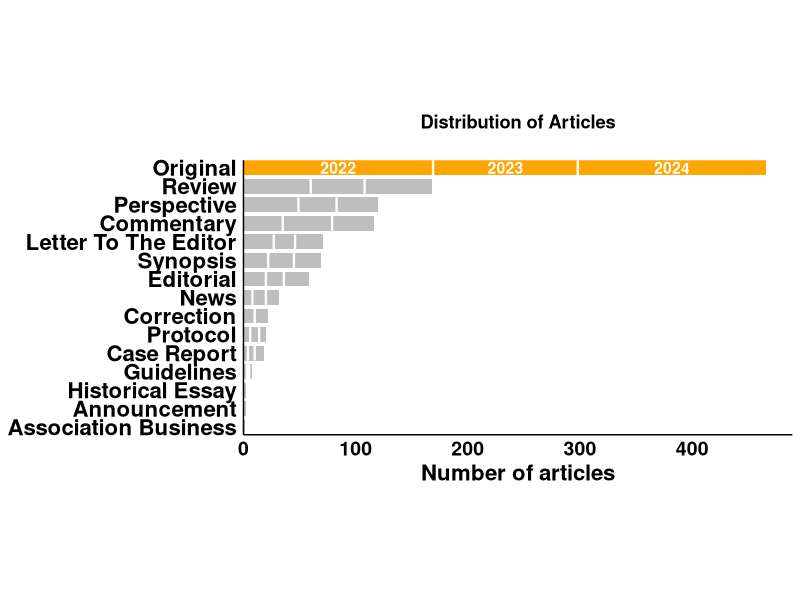
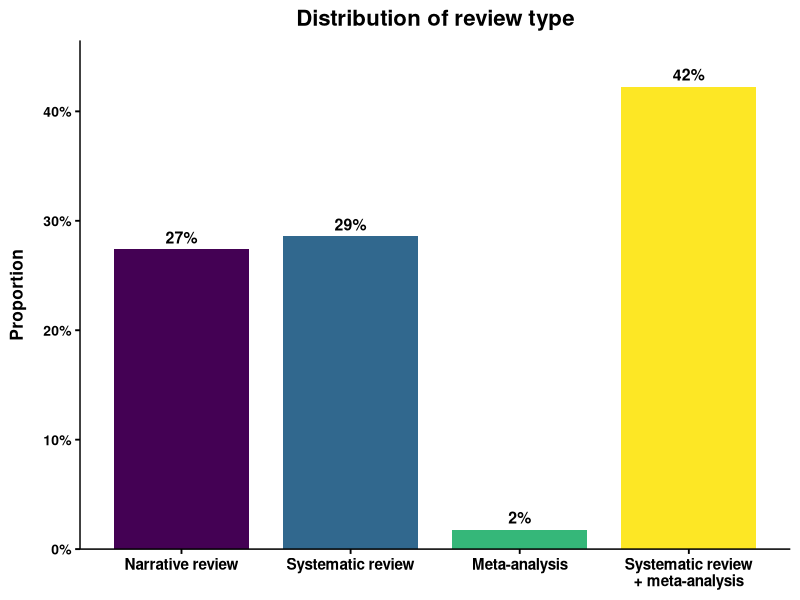
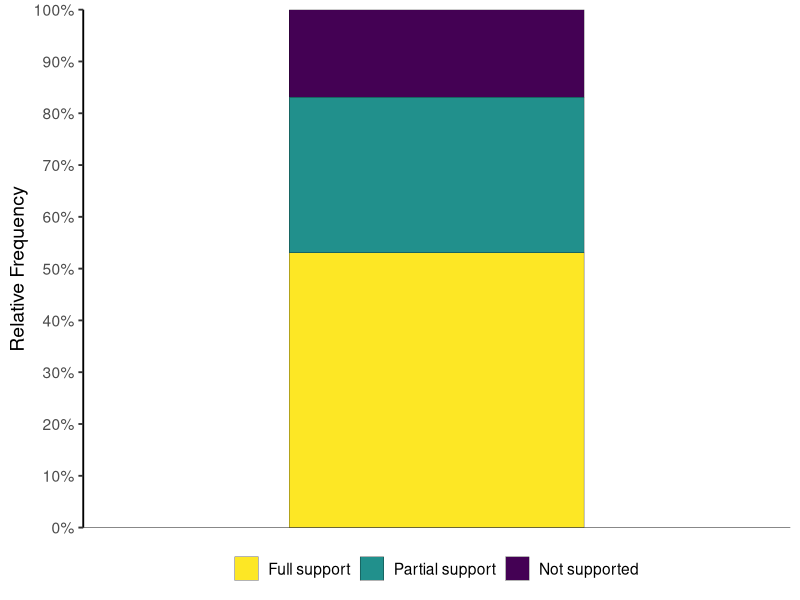
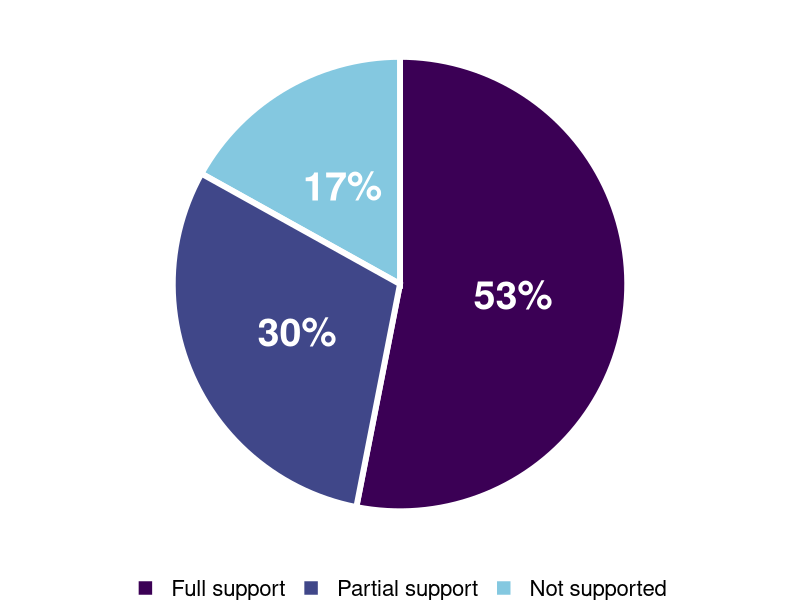
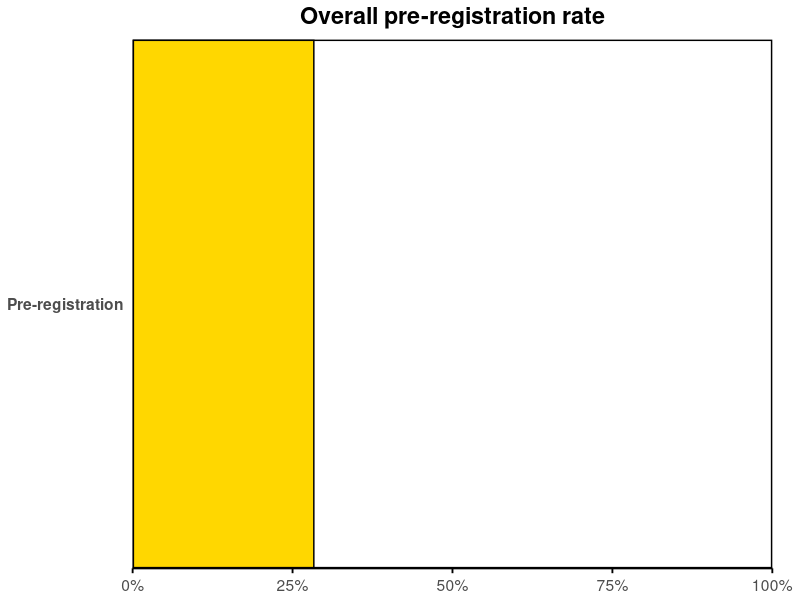
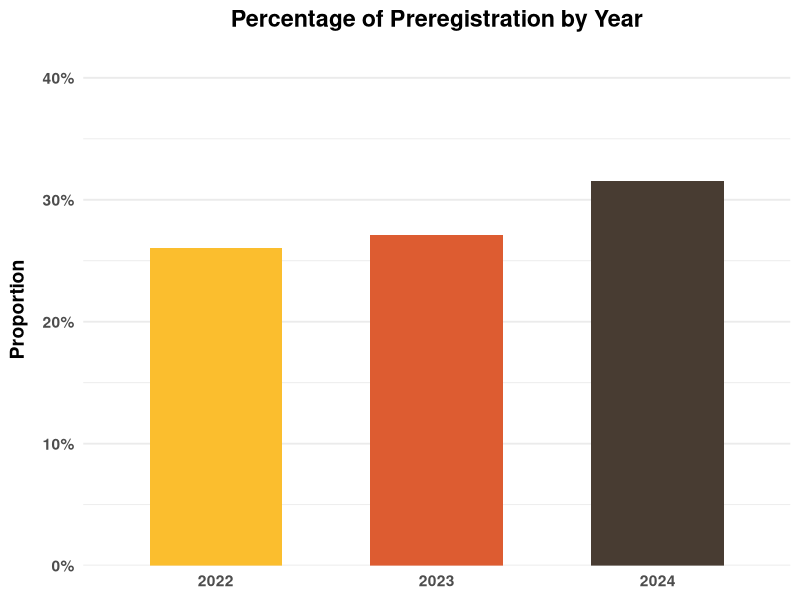
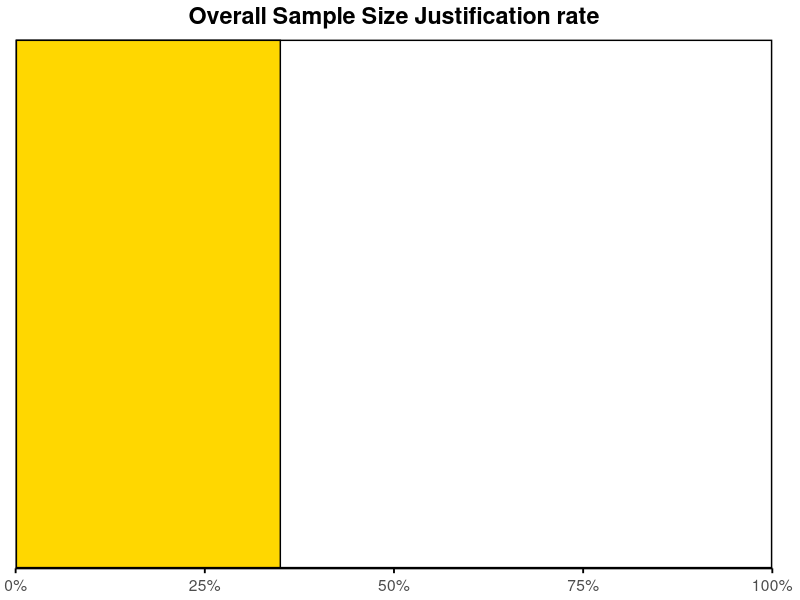
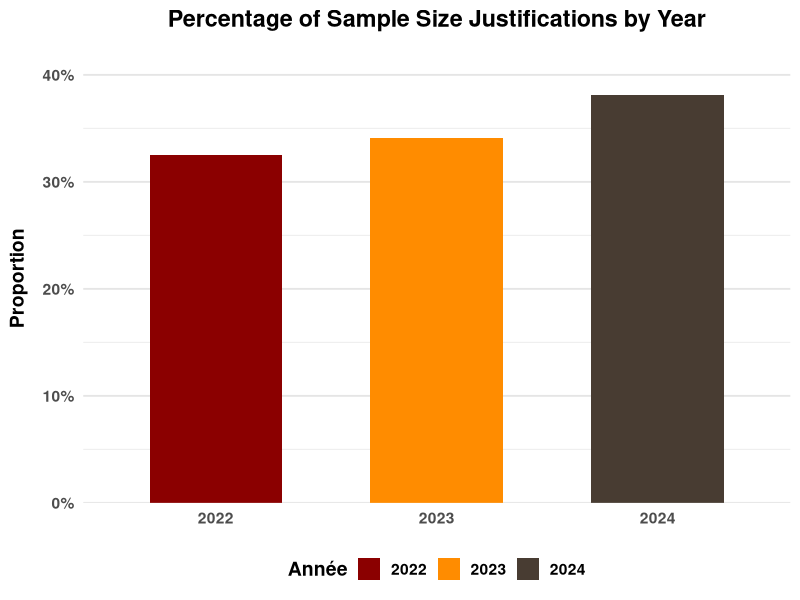

Source code (R) for these figures, in order: (Note: this script raises an error after producing the figures.)
library(readxl)
library(ggplot2)
library(forcats)
library(dplyr)
library(scales)
library(stringr) 
library(purrr)
library(knitr)
library(tidyr)
library(writexl)

options(scipen = 999)

setwd() # SET YOUR WORKING DIRECTORY AS THE FOLDER WHERE YOU HAVE PUT THE "Analysis" FOLDER IN 

df<- read_excel("Analysis/PT Research Practices/PT-research practice validated.xlsx", sheet = "Data 2022+2023+2024")
View(df)

# ─────────────────────────────────────────────────────────────────────────────
#                 #### Define useful variable ####
# ─────────────────────────────────────────────────────────────────────────────
# Dataframe with only Original articles
val_orig <- df %>%
  filter(type == "Original")

# ─────────────────────────────────────────────────────────────────────────────
#                   #### Type of paper published ####
# ─────────────────────────────────────────────────────────────────────────────

# Settings to adjust
bar_height  <- 0.8  
bar_spacing <- 1.2   
aspect_ratio <- 0.5  

# check the unique values and their frequency of type
table(df$'type')

# Count per category
data_counts <- df %>%
  count(type) %>%
  arrange(n) %>%
  mutate(
    type      = factor(type, levels = type),
    highlight = ifelse(type == "Original", "Original", "Other")
  )

# Sort by year
year_counts <- df %>%
  count(type, year, name = "n_year") %>%
  mutate(type = factor(type, levels = levels(data_counts$type))) %>%
  arrange(type, year) %>%
  group_by(type) %>%
  mutate(
    cum_n   = cumsum(n_year),                 
    prev_n  = dplyr::lag(cum_n, default = 0), 
    mid_x   = (prev_n + cum_n)/2,             
    total_n = sum(n_year),
    y_num   = as.numeric(type)                
  ) %>%
  ungroup()

year_split_lines    <- dplyr::filter(year_counts, cum_n < total_n)
year_labels_original<- dplyr::filter(year_counts, as.character(type) == "Original")

# Plot 
plot_type_article <- ggplot(data_counts, aes(x = n, y = type, fill = highlight)) +
  geom_col(width = bar_height) +
  geom_segment(
    data = year_split_lines,
    aes(x = cum_n, xend = cum_n,
        y = y_num - bar_height/2, yend = y_num + bar_height/2),
    inherit.aes = FALSE, color = "white", linewidth = 0.8
  ) +
  geom_text(
    data = year_labels_original,
    aes(x = mid_x, y = type, label = year),
    inherit.aes = FALSE, color = "white", fontface = "bold", size = 4
  ) +
  scale_fill_manual(values = c(Original = "orange", Other = "grey"), guide = FALSE) +
  scale_x_continuous(breaks = pretty(data_counts$n),
                     expand = expansion(mult = c(0, 0.05))) +
  scale_y_discrete(expand = expansion(add = bar_height/2)) +
  labs(
    title = "Distribution of Articles",
    x     = "Number of articles",
    y     = NULL
  ) +
  theme_minimal() +
  theme(    plot.title         = element_text(hjust = 0.5, face = "bold", margin = margin(b = 20)),
            axis.line.x        = element_line(color = "black"),
            axis.line.y        = element_line(color = "black"),
            panel.grid.major.x = element_blank(),
            panel.grid.minor.x = element_blank(),
            panel.grid.major.y = element_blank(),
            panel.grid.minor.y = element_blank(),
            axis.title.x       = element_text(face = "bold", color = "black", size = 16),
            axis.text.x        = element_text(size = 14, color = "black", face = "bold"),
            axis.text.y        = element_text(size = 16, color = "black", face = "bold"),
            aspect.ratio       = aspect_ratio
  )

print(plot_type_article)

# ─────────────────────────────────────────────────────────────────────────────
#       #### Proportion of systematic review and meta analysis ####
# ─────────────────────────────────────────────────────────────────────────────

# check the unique values and their frequency 
table(df$`systematic review`)
table(df$`meta-analysis`)

# Settings to adjust
bar_height   <- 0.8  
bar_spacing  <- 1.2  
aspect_ratio <- 0.7  

# Filter review article
df_rev <- df %>% 
  filter(type == "Review")

# Calculation of the distribution of review type 
props_df <- df_rev %>%
  summarise(
    narrative     = mean(`systematic review` == "No"  & `meta-analysis` == "No",  na.rm = TRUE),
    sys_only      = mean(`systematic review` == "Yes" & `meta-analysis` == "No",  na.rm = TRUE),
    meta_only     = mean(`systematic review` == "No"  & `meta-analysis` == "Yes", na.rm = TRUE),
    sys_with_meta = mean(`systematic review` == "Yes" & `meta-analysis` == "Yes", na.rm = TRUE)
  ) %>%
  pivot_longer(
    cols = everything(),
    names_to = "review_type",
    values_to = "proportion"
  ) %>%
  mutate(
    review_type = recode(
      review_type,
      narrative     = "Narrative review",
      sys_only      = "Systematic review",
      meta_only     = "Meta-analysis",
      sys_with_meta = "Systematic review\n+ meta-analysis"
    ),
    review_type = factor(
      review_type,
      levels = c(
        "Narrative review",
        "Systematic review",
        "Meta-analysis",
        "Systematic review\n+ meta-analysis"
      )
    )
  )

# Display proportion table
print(props_df)

# Plot data
plot_review_distr <- ggplot(props_df, aes(
  x    = review_type,
  y    = proportion,
  fill = review_type
)) +
  geom_col(width = bar_height) +
  geom_text(aes(label = percent(proportion, accuracy = 1)),
            vjust = -0.5, size = 4, fontface = "bold") +
  scale_y_continuous(
    labels = percent_format(accuracy = 1),
    expand = expansion(mult = c(0, .1))
  ) +
  scale_fill_viridis_d(guide = FALSE) +
  labs(
    title = "Distribution of review type",
    x     = NULL,
    y     = "Proportion"
  ) +
  theme_minimal(base_size = 14) +
  theme(
    axis.line       = element_line(color = "#000000", linewidth = 0.5),
    axis.ticks      = element_line(color = "#000000"),
    axis.text.x     = element_text(size = 11, face = "bold", colour = "#000000"),
    axis.text.y     = element_text(size = 10, face = "bold", colour = "#000000"),
    axis.title.y    = element_text(size = 12.5, face = "bold", colour = "#000000", margin = margin(r = 12)),
    legend.position = "none",
    panel.grid.major = element_blank(),
    panel.grid.minor = element_blank(),
    plot.title      = element_text(hjust = 0.5, face = "bold", size = 16, colour = "#000000")
  )

plot_review_distr

# ─────────────────────────────────────────────────────────────────────────────
#                     #### Hypothesis test rate ####
# ─────────────────────────────────────────────────────────────────────────────

# check the unique values and their frequency 
table(val_orig$`hypo_tested`)

# Calculation of the number of original article that include hypothesis statement
tab_orig <- table(tolower(val_orig$hypo_tested), useNA = "no")
taux_yes <- tab_orig["yes"] / sum(tab_orig[c("yes","no")])
sprintf("Hypothesis test rate: %.1f%%", taux_yes * 100)


# ─────────────────────────────────────────────────────────────────────────────
#         #### Positive result rate & Level of hypothesis support ####
# ─────────────────────────────────────────────────────────────────────────────

# check the unique values and their frequency 
table(val_orig$support_hyp1)

# Calculation of distribution
df_support <- val_orig %>%
  mutate(
    support_clean = case_when(
      str_detect(support_hyp1, regex("full",    ignore_case = TRUE)) ~ "Full support",
      str_detect(support_hyp1, regex("partial", ignore_case = TRUE)) ~ "Partial support",
      str_detect(support_hyp1, regex("not",     ignore_case = TRUE)) ~ "Not supported",
      TRUE ~ NA_character_
    )
  ) %>%
  filter(!is.na(support_clean)) %>%
  count(support_clean) %>%
  mutate(pct = n / sum(n) * 100)

# Specify order on the chart 
levels_sup <- c("Full support", "Partial support", "Not supported")

# Plot bar chart
ggplot(df_support, aes(
  x    = factor(1),                                    
  y    = pct,                                          
  fill = factor(support_clean, levels = levels_sup)    
)) +
  geom_col(
    position = position_stack(reverse = TRUE),      
    width    = 0.5,
    color    = "black",
    size     = 0.1
  ) +
  scale_y_continuous(
    name   = "Relative Frequency",
    breaks = seq(0, 100, by = 10),
    labels = function(x) paste0(x, "%"),
    limits = c(0, 100),
    expand = c(0, 0)
  ) +
  scale_x_discrete(NULL, breaks = NULL) +
  geom_hline(yintercept = 0, color = "black", size = 0.3) +
  scale_fill_viridis_d(
    name   = NULL,    
    option = "D",     
    begin  = 1,     
    end    = 0,
  ) +
  theme_classic(base_size = 14) +
  theme(
    legend.position = "bottom",
    axis.line.x = element_blank()
  )

# Display value in %
df_support

# Plot pie chart
my_colors <- c(
  "Full support" = "#3B0055",   
  "Partial support" = "#404789",   
  "Not supported" = "#84C8E0"   
)

support_plot <- ggplot(df_support, aes(
  x    = factor(1),                                    
  y    = pct,                                          
  fill = factor(support_clean, levels = levels_sup)    
)) +
  geom_col(
    position = position_stack(reverse = TRUE),      
    width    = 1,
    color    = "white",
    size     = 2
  ) +
  coord_polar(theta = "y") +
  scale_fill_manual(
    values = my_colors,
    name   = NULL
  ) +
  geom_text(
    aes(label = paste0(round(pct), "%")), 
    position = position_stack(vjust = 0.5, reverse = TRUE),
    color = "white",
    fontface = "bold",
    size     = 10
  ) +
  theme_void(base_size = 20) +
  theme(
    legend.position = "bottom"
  )
print(support_plot)

# ─────────────────────────────────────────────────────────────────────────────
#                        #### Preregistration ####
# ─────────────────────────────────────────────────────────────────────────────

# check the unique values and their frequency 
table(df$prereg)

# Check the Websites used 
table(val_orig$prereg_link)

# ────────────────────────────    
       #### Overall ####
# ────────────────────────────

# Proportion of "Yes" among Original article
pct_yes <- df %>%
  filter(type == "Original", !is.na(prereg)) %>%
  summarise(p = sum(prereg == "Yes") / n()) %>%
  pull(p)

# Global rate
pct_global <- val_orig %>%
  summarise(p = sum(prereg == "Yes") / n()) %>%
  pull(p)
# Rate per year
pct_par_annee <- val_orig %>%
  group_by(year) %>%
  summarise(p = sum(prereg == "Yes") / n()) %>%
  arrange(year)
# Display
cat("Overall pre-registration rate : ",
    percent(pct_global, accuracy = 0.1), "\n\n",
    sep = "")

for(i in seq_len(nrow(pct_par_annee))) {
  cat("Pre-registration rate by year :\n")
  cat("  ", pct_par_annee$year[i], " : ",
      percent(pct_par_annee$p[i], accuracy = 0.1), "\n", sep = "")
}

# Plot data
plot_df <- tibble(
  Status = "Pre-registration",
  prop   = pct_yes
)

ggplot(plot_df, aes(x = prop, y = Status)) +
  geom_col(
    fill   = "gold",
    color  = "black",
    width  = 0.5
  ) +
  scale_x_continuous(
    limits = c(0, 1),
    expand = c(0, 0),
    labels = percent_format(accuracy = 1)
  ) +
  scale_y_discrete(expand = c(0, 0)) +
  labs(
    x     = NULL,
    y     = NULL,
    title = "Overall pre-registration rate"
  ) +
  theme_minimal(base_size = 14) +
  theme(
    panel.border     = element_rect(color = "black", fill = NA, size = 1),
    panel.grid       = element_blank(),
    axis.line.x      = element_line(),
    axis.ticks.x     = element_line(),
    axis.text.x      = element_text(vjust = 0.5),
    axis.text.y      = element_text(face = "bold"),
    plot.title       = element_text(hjust = 0.5, face = "bold"),
    plot.margin      = margin(5, 20, 5, 5)
  )

# ─────────────────────────────────────────
          #### By year ####
# ─────────────────────────────────────────

# Aggregation by year
prereg_summary_year <- df %>%
  filter(type == "Original") %>%
  group_by(year) %>%
  summarise(
    total   = n(),
    yes     = sum(tolower(prereg) == "yes"),
    .groups = "drop"
  ) %>%
  mutate(
    pct_yes = yes / total,
    year    = factor(year)
  )

# Plot the data
ggplot(prereg_summary_year, aes(x = year, y = pct_yes, fill = year)) +
  geom_col(width = 0.6) +
  scale_y_continuous(
    name   = "Proportion",
    labels = percent_format(accuracy = 1),
    limits = c(0, 0.4),
    expand = expansion(mult = c(0, 0.05))
  ) +
  scale_fill_manual(
    name   = "Année",
    values = c("2022" = "#FBBE2EFF",       
               "2023" = "#DD5C31FF",
               "2024" = "#483C32")
  ) +
  labs(
    x     = NULL,
    y     = NULL,
    title = "Percentage of Preregistration by Year"
  ) +
  theme_minimal(base_size = 14) +
  theme(
    plot.title         = element_text(hjust = 0.5, face = "bold", margin = margin(b = 15)),
    axis.text.x        = element_text(face = "bold"),
    axis.text.y        = element_text(face = "bold"),
    panel.grid.major.x = element_blank(),
    axis.title.y = element_text(
      margin = margin(r = 10),  
      face   = "bold"
    ),
    legend.position    = "none"
  )

# ─────────────────────────────────────────────────────────────────────────────
#                     #### Sample size justification ####
# ─────────────────────────────────────────────────────────────────────────────

# check the unique values and their frequency 
table(val_orig$n_justification)

# ────────────────────────────    
       #### Overall ####
# ────────────────────────────

# Proportion of "Yes" among Original article
pct_yes_justif <- val_orig %>%
  summarise(p = sum(n_justification == "Yes") / n()) %>%
  pull(p)

# Sample size justification rate
# Global rate
pct_global_nj <- val_orig  %>%
  summarise(p = sum(n_justification == "Yes") / n()) %>%
  pull(p)

# Rate per year
pct_par_annee_nj <- val_orig  %>%
  group_by(year) %>%
  summarise(p = sum(n_justification == "Yes") / n()) %>%
  arrange(year)

# Display
cat("Overall sample size justification rate : ",
    percent(pct_global_nj, accuracy = 0.1), "\n\n", sep = "")

for(i in seq_len(nrow(pct_par_annee_nj))) {
  cat("Sample size justification rate by year :\n")
  cat("  ", pct_par_annee_nj$year[i], " : ",
      percent(pct_par_annee_nj$p[i], accuracy = 0.1), "\n", sep = "")
}

# Plot data
plot_df_nj <- tibble(
  Status = "",
  prop   = pct_yes_justif
)

ggplot(plot_df_nj, aes(x = prop, y = Status)) +
  geom_col(
    fill   = "gold",
    color  = "black",
    width  = 0.5
  ) +
  scale_x_continuous(
    limits = c(0, 1),
    expand = c(0, 0),
    labels = percent_format(accuracy = 1)
  ) +
  scale_y_discrete(expand = c(0, 0)) +
  labs(
    x     = NULL,
    y     = NULL,
    title = "Overall Sample Size Justification rate"
  ) +
  theme_minimal(base_size = 14) +
  theme(
    panel.border       = element_rect(color = "black", fill = NA, size = 1),
    panel.grid         = element_blank(),
    axis.line.x        = element_line(),
    axis.ticks.x       = element_line(),
    axis.text.x        = element_text(vjust = 0.5),
    axis.text.y        = element_text(face = "bold"),
    plot.title         = element_text(hjust = 0.5, face = "bold"),
    plot.margin        = margin(5, 20, 5, 5)
  )

# ─────────────────────────────────────────
              #### By year ####
# ─────────────────────────────────────────
# Aggregation by year
justif_summary_year <- df %>%
  filter(type == "Original", !is.na(n_justification)) %>%
  group_by(year) %>%
  summarise(
    total = n(),
    yes   = sum(tolower(n_justification) == "yes"),
    .groups = "drop"
  ) %>%
  mutate(pct_yes = yes / total,
         year = factor(year))

# Plot the data
ggplot(justif_summary_year, aes(x = year, y = pct_yes, fill = year)) +
  geom_col(width = 0.6) +
  scale_y_continuous(
    name   = "Proportion",
    labels = percent_format(accuracy = 1),
    breaks = seq(0, 0.8, by = 0.1),
    limits = c(0, 0.4),
    expand = expansion(mult = c(0, 0.05))
  ) +
  scale_fill_manual(
    name   = "Année",
    values = c("2022" = "darkred",
               "2023" = "darkorange",
               "2024" = "#483C32")
  ) +
  labs(
    x     = NULL,
    title = "Percentage of Sample Size Justifications by Year"
  ) +
  theme_minimal(base_size = 14) +
  theme(
    plot.title       = element_text(hjust = 0.5, face = "bold", margin = margin(b = 15)),
    axis.text.x      = element_text(face = "bold"),
    axis.text.y      = element_text(face = "bold"),
    axis.title.y     = element_text(face = "bold", margin = margin(r = 10)),
    panel.grid.major.x = element_blank(),
    panel.grid.minor.x = element_blank(),
    panel.grid.major.y = element_line(color = "grey90"),
    legend.position  = "bottom",
    legend.title     = element_text(face = "bold"),
    legend.text      = element_text(face = "bold")
  )


# ───────────────────────────────────  
      #### Justification type ####
# ───────────────────────────────────
# check the unique values and their frequency 
table(val_orig$justification_type)

pie_data <- val_orig %>%
  filter(n_justification == "Yes") %>%
  count(justification_type) %>%
  mutate(
    justification_type = factor(
      justification_type,
      levels = c("Previous Study", "Pilot Study", "Benchmark")
    ),
    prop  = n / sum(n),
    label = scales::percent(prop)
  )

n_just_plot <- ggplot(data = pie_data, aes(x = "", y = prop, fill = justification_type)) +
  geom_col(width = 1, color = "white", size = 2) +
  coord_polar(theta = "y", direction = -1) +
  geom_text(aes(label = label), 
            position = position_stack(vjust = 0.5),
            color = "black", fontface = "bold", size = 8) +
  scale_fill_manual(
    name = NULL,
    values = c(
      "Pilot Study"         = "#C2DB1C",
      "Previous Study"     = "#9CD94C",
      "Benchmark"           = "#FFE631" 
          )
  ) +
  theme_void() +
  theme(
    legend.position = "bottom",
    legend.text     = element_text(size = 20),
    legend.title    = element_text(size = 13, face = "bold")
  )

plot(n_just_plot)

pie_data

# ─────────────────────────────────────────────────────────────────────────────
#  #### Distribution of n_justification by type of hypothesis support ####
# ─────────────────────────────────────────────────────────────────────────────

# Calculation of distribution
pct_support_nj <- val_orig %>%
  filter(
    hypo_tested   == "Yes",
    !is.na(n_justification),
    !is.na(support_hyp1),
  ) %>%
  filter(!is.na(support_hyp1)) %>%
  group_by(support_hyp1) %>%
  summarise(
    total   = n(),
    yes     = sum(tolower(n_justification) == "yes"),
    pct_yes = yes / total,
    .groups = "drop"
  ) %>%
  mutate(
    support_hyp1 = factor(
      support_hyp1,
      levels = c("Full support", "Partial support", "Not supported")
    )
  )
pct_support_nj

# Set the color
couleurs_support <- c(
  "Full support" = "#3B0055",   
  "Partial support" = "#404789",   
  "Not supported" = "#84C8E0"   
)

# Display
for(i in seq_len(nrow(pct_support_nj))) {
  cat("Percentage of sample size justification :\n")
  cat(
    sprintf("  %s : %s\n",
            levels(pct_support_nj$support_hyp1)[i],
            percent(pct_support_nj$pct_yes[i], accuracy = 0.1))
  )
}

# Plot the data
plot_just_by_support <- ggplot(pct_support_nj,
       aes(x = support_hyp1, y = pct_yes, fill = support_hyp1)) +
  geom_col(color = "black", width = 0.7) +       
  scale_x_discrete(drop = TRUE) +
  scale_y_continuous(
    labels = percent_format(accuracy = 1),
    expand = c(0, 0)
  ) +
  scale_fill_manual(
    values = couleurs_support,
    guide  = FALSE
  ) +
  labs(
    x     = NULL,
    y     = "Sample size justification",
    title = "Proportion of sample size justification by type of hypothesis support"
  ) +
  theme_minimal(base_size = 14) +
  theme(
    panel.border       = element_blank(),                
    panel.grid.major.y = element_blank(), 
    panel.grid.major.x = element_blank(),
     panel.grid.minor   = element_blank(),
    axis.line.x        = element_line(color = "black"),  
    axis.line.y        = element_line(color = "black"),
    axis.text.x     = element_text(color = "#000000", face = "bold"),
    axis.title.y     = element_text(face = "bold", color = "#000000", size = 16, margin = margin(r = 15)),
    axis.text.y     = element_text(size = 10, color = "#000000", face = "bold"),
    plot.title         = element_text(hjust = 0.5, face = "bold", margin = margin(b = 15))
  )

# ─────────────────────────────────────────────────────────────────────────────
#                     #### n across topic table ####
# ─────────────────────────────────────────────────────────────────────────────

# Adding topic names
topic_map <- tibble::tibble(
  category = 1:25,
  topic    = c(
    "Acute Care", "Balance Falls", "Cardiovascular Pulmonary", "Covid", "Diabetes",
    "Education", "Geriatrics", "Health Policy", "Implementation Science",
    "Integumentary", "Knowledge Translation", "LEAP", "Measurement",
    "Musculoskeletal", "Neurology", "Obesity", "Oncology", "Pain Management",
    "Pediatrics", "Pharmacology", "Prevention and Health Promotion",
    "Professional Issues", "Psychosocial", "Women Health", "Other"
  )
)

# Filter original article
df_orig <- df %>%
  left_join(topic_map, by = "category") %>%
  filter(type == "Original", topic != "Other") %>%
  mutate(across(c(n, women, men), ~ {
    x <- str_trim(as.character(.))             
    x[x %in% c("", "NA", "N/A", "na", "n/a")] <- NA  
    suppressWarnings(as.numeric(x))            
  }))

# Summary of information by topic 
  summary_by_topic <- df_orig %>%
  group_by(topic) %>%
  summarise(
    k         = n(),  
    Median      = median(n, na.rm = TRUE),
    SD        = sd(n, na.rm = TRUE),
    Min.      = min(n, na.rm = TRUE),
    Max.      = max(n, na.rm = TRUE),
    `% Women` = sum(women, na.rm = TRUE) / sum(n[!is.na(women)], na.rm = TRUE) * 100,
    `% Men`   = sum(men, na.rm = TRUE) / sum(n[!is.na(men)], na.rm = TRUE) * 100,
    .groups   = "drop"
  )

# Adding a Total line 
  total_row <- df_orig %>%
    summarise(
      topic = "Total",
      k     = n(),
      Median  = median(n, na.rm = TRUE),
      SD    = sd(n,   na.rm = TRUE),
      Min.  = min(n,  na.rm = TRUE),
      Max.  = max(n,  na.rm = TRUE),
      
      `% Women` = {
        df_gender <- df_orig %>% filter(topic != "Women Health")
        denom <- sum(df_gender$women, na.rm=TRUE) + sum(df_gender$men, na.rm=TRUE)
        100 * sum(df_gender$women, na.rm=TRUE) / denom
      },
      `% Men` = {
        df_gender <- df_orig %>% filter(topic != "Women Health")
        denom <- sum(df_gender$women, na.rm=TRUE) + sum(df_gender$men, na.rm=TRUE)
        100 * sum(df_gender$men, na.rm=TRUE) / denom
      }
    )
  
# Table creation
final_table <- bind_rows(summary_by_topic, total_row) %>%
  mutate(across(c(Median, SD, Min., Max., `% Women`, `% Men`), ~ round(.x, 1)))

kable(
  final_table,
  col.names = c("Topic", "k", "Median", "SD", "Min.", "Max.", "% Women", "% Men"),
  align     = c("l", rep("r", 7))
)

# Table exportation
write_xlsx(final_table,
           path = "...") # REPLACE BY YOUR PATH

# ─────────────────────────────────────────────────────────────────────────────
#               #### Sex distribution by research category ####
# ─────────────────────────────────────────────────────────────────────────────
# Convert Sex columns to long format and exclude women health
plot_data <- summary_by_topic %>%
  filter(topic != "Women Health") %>%
  pivot_longer(cols = c(`% Women`, `% Men`), 
               names_to = "Sex", 
               values_to = "Percentage") %>%
  mutate(Sex = factor(Sex, levels = c("% Women", "% Men")))

# Plot the data
sex_data <-  ggplot(plot_data, aes(x = topic, y = Percentage / 100, fill = Sex)) +
  geom_col(position = position_dodge(width = 0.7), width = 0.6, color = "black", size = 0.2) +
  scale_fill_manual(
    values = c("% Women" = "#D0F000", "% Men" = "#203174"),
    labels = c("Female", "Male")
  ) +
  scale_y_continuous(
    labels = percent_format(accuracy = 1),
    limits = c(0, 0.8),
    expand = expansion(mult = c(0, 0.05))
  ) +
  labs(
    x     = NULL,
    y     = "Participants",
    title = "Sex Distribution by Research Topic"
  ) +
  theme_minimal(base_size = 13) +
  theme(
    panel.grid.major.x = element_blank(),    
    axis.line.x        = element_line(color = "#000000"),     
    axis.ticks.x       = element_line(color = "#000000"),
    axis.text.x     = element_text(angle = 40, color = "#000000", face = "bold", hjust = 1),
    axis.title.y     = element_text(face = "bold", color = "#000000", size = 16),
    axis.text.y     = element_text(size = 10, color = "#000000", face = "bold"),
    plot.title      = element_text(hjust = 0.5, face = "bold"),
    legend.title    = element_blank(),
    legend.text      = element_text(face = "bold"),
    legend.position = "bottom"
  )

plot(sex_data)

# ─────────────────────────────────────────────────────────────────────────────
#              #### Hypothesis testing & Support by category ####
# ─────────────────────────────────────────────────────────────────────────────

# Remove "Other" category and filter by Original article's categories  
topic_map2 <- topic_map %>%
  slice(-25) %>%
  filter(category %in% (df %>% 
                          filter(type == "Original") %>% 
                          pull(category)
  )
  )

# Label construction
df2 <- val_orig %>%
  inner_join(topic_map2, by = "category") %>%
  mutate(
    topic_label = factor(
      topic,
      levels = topic_map2 %>%
        arrange(category) %>%
        pull(topic)
    )
  ) %>%
  filter(!is.na(topic_label))


# Chart A: Hypothesis tested
p1_counts <- df2 %>%
  count(topic_label, hypo_tested) %>%
  group_by(topic_label) %>%
  mutate(
    freq = n / sum(n),
    percent = freq * 100,
    total_n = sum(n)             
  ) %>%
  ungroup()

labels_with_n <- p1_counts %>%
  distinct(topic_label, total_n) %>%
  mutate(label = paste0(topic_label, " (k = ", total_n, ")")) %>%
  arrange(topic_label)

p1 <- ggplot(p1_counts, aes(x = topic_label, y = freq, fill = hypo_tested)) +
  geom_col(position = "fill", width = 0.7) +
  coord_flip() +
  scale_y_continuous(
    labels = scales::percent_format(accuracy = 1),
    expand = c(0, 0),                
    breaks = seq(0, 1, 0.25)         
  ) +
  scale_x_discrete(labels = labels_with_n$label) +
  scale_fill_manual(
    values = c("Yes" = "#3B0055", "No" = "#9D9D9D"),
    labels = c("Yes" = "Hypothesis", "No" = "No hypothesis"),
    name = NULL,
    guide  = guide_legend(reverse = TRUE) 
  ) +
  labs(x = NULL, y = NULL) +
  theme_minimal(base_size = 14) +
  theme(
    panel.grid.major.y = element_blank(),
    panel.grid.minor.y = element_blank(),
    axis.line.y = element_line(color = "black"),     
    axis.ticks.y = element_line(color = "black"),    
    axis.text.y  = element_text(size = 9, face = "bold", color = "black"),
    axis.text.x = element_text(face = "bold", color = "black"),
    axis.title.y = element_text(color = "black", size = 13, face = "bold"),
    axis.title.x = element_text(color = "black", size = 13, face = "bold"),
    legend.position = "bottom",
    legend.text  = element_text(size = 12, color = "black", face = "bold")
  )

print(p1)

# Chart B : Hypothesis support (Full / Partial / Not)
totals_p1 <- p1_counts %>%
  group_by(topic_label) %>%
  summarise(total_all = sum(n), .groups = "drop")

labels_with_n <- totals_p1 %>%
  mutate(label = paste0(topic_label, " (k = ", total_all, ")"))

p2_counts <- df2 %>%
  filter(hypo_tested == "Yes") %>%
  count(topic_label, support_hyp1) %>%
  group_by(topic_label) %>%
  mutate(freq = n / sum(n)) %>%
  ungroup() %>%
  mutate(
    support_hyp1 = factor(
      support_hyp1,
      levels = c("Full support", "Partial support", "Not supported")
    )
  ) %>%
  left_join(totals_p1, by = "topic_label")

lab_map <- setNames(labels_with_n$label, labels_with_n$topic_label)

p2 <- ggplot(p2_counts, aes(x = topic_label, y = freq, fill = support_hyp1)) +
  geom_col(position = position_fill(reverse = TRUE), width = 0.7) +
  coord_flip() +
  scale_y_continuous(
    labels = percent_format(accuracy = 1),
    expand = c(0, 0),
    breaks = seq(0, 1, 0.25)
  ) +
  scale_x_discrete(labels = lab_map) +
  scale_fill_manual(
    values = c(
      "Full support"    = "#3B0055",
      "Partial support" = "#406199",
      "Not supported"   = "#84C8E0" 
    ),
    name = NULL
  ) +
  labs(x = NULL, y = NULL) +
  theme_minimal(base_size = 14) +
  theme(
    panel.grid.major.y = element_blank(),
    panel.grid.minor.y = element_blank(),
    axis.line.y  = element_line(color = "black"),
    axis.ticks.y = element_line(color = "black"),
    axis.text.y  = element_text(size = 9, face = "bold", color = "black"),
    axis.text.x = element_text(face = "bold", color = "black"),
    axis.title.y = element_text(color = "black", size = 13, face = "bold"),
    legend.position = "bottom",
    legend.text  = element_text(size = 12, color = "black", face = "bold")
  )


print(p2)

# ─────────────────────────────────────────────────────────────────────────────
#                         #### Effect size ####
# ─────────────────────────────────────────────────────────────────────────────

# Overall reported effect size 
summary_yes <- df_quant %>%
  summarise(
    total       = n(),
    yes_count   = sum(effect_size == "Yes", na.rm = TRUE),
    prop_yes    = yes_count / total
  )
summary_yes %>%
  mutate(prop_yes = percent(prop_yes, accuracy = 0.1))


# ─────────────────────────────────────────────────────────────────────────────
#                  #### Statistical reporting ####
# ─────────────────────────────────────────────────────────────────────────────

# df_quant excludes qualitative studies
# check the unique values of sig_test and their frequency 
table(df_quant$sig_test)
table(df_quant$pval_type)
table(df_quant$pval_type)

# Proportion of quantitative original article with a hypothesis 
df_quant %>%
  summarise(
    n_total = n(),
    n_yes   = sum(hypo_tested == "Yes", na.rm = TRUE),
    prop_yes = mean(hypo_tested == "Yes", na.rm = TRUE),
    perc_yes = 100 * prop_yes
  )

# Proportion of positive results for quantitative original articles with a hypothesis
df_quant %>%
  filter(
    hypo_tested == "Yes",             
    !is.na(support_hyp1)              
  ) %>%
  count(support_hyp1) %>%
  mutate(
    proportion = n / sum(n),
    pourcentage = proportion * 100
  )

# Proportion of quantitative original article using significance testing 
df_quant %>%
  summarise(
    prop_yes = mean(sig_test == "Yes"),      
    perc_yes = mean(sig_test == "Yes") * 100  
  )

# Proportion of quantitative original article without hypothesis stated using sig testing
df_quant %>%
  filter(hypo_tested == "No") %>%
  summarise(
    prop_yes = mean(sig_test == "Yes"),       
    perc_yes = mean(sig_test == "Yes") * 100   
  )

# Proportion of pvalue type: exact, relative, mix of original article using significance testing
df_props <- df_quant %>%
  filter(
    sig_test == "Yes",
    !is.na(pval_type),
    pval_type %in% c("Exact", "Relative", "Mix")
  )

total_yes <- nrow(df_props)


df_props <- df_props %>%
  count(pval_type) %>%
  mutate(
    proportion = n / total_yes,
    pval_type = factor(pval_type, levels = c("Exact", "Relative", "Mix"))
  )

df_props

# Plot the data
plot_pval_type <- ggplot(df_props, aes(x = pval_type, y = proportion, fill = pval_type)) +
  geom_col(width = 0.6) +
  scale_fill_viridis_d(option = "D", name = "pval_type") +
  geom_text(aes(label = percent(proportion, accuracy = 1)),
            vjust = -0.5, size = 4, fontface = "bold") +
  scale_y_continuous(
    labels = percent_format(accuracy = 1),
    expand = expansion(mult = c(0, .1))
  ) +
  labs(
    x     = NULL,
    y     = "Proportion",
    title = "Distribution of pvalue types"
  ) +
  theme_minimal(base_size = 14) +
  theme(
    axis.line       = element_line(color = "#000000", linewidth = 0.5),
    axis.ticks      = element_line(color = "#000000"),
    axis.text.x     = element_text(size = 11, face = "bold", colour = "#000000"),
    axis.text.y     = element_text(size = 10, face = "bold", colour = "#000000"),
    axis.title.y    = element_text(size = 12.5, face = "bold", colour = "#000000", margin = margin(r = 12)),
    legend.position = "none",
    panel.grid.major = element_blank(),
    panel.grid.minor = element_blank(),
    plot.title      = element_text(hjust = 0.5, face = "bold", size = 16, colour = "#000000")
  )

plot_pval_type

# ─────────────────────────────────────────────────────────────────────────────
#                      #### Data Sharing ####
# ─────────────────────────────────────────────────────────────────────────────

# ─────────────────────────────────────────────────────────────
      #### Data availability statement ####
# ─────────────────────────────────────────────────────────────

# check the unique values and their frequency 
table(val_orig$data_state)

# Calculation of the proportion among original articles
avail <- val_orig %>%
  summarise(
    total       = n(),                               
    yes_count   = sum(tolower(data_state) == "yes"), 
    proportion  = yes_count / total                  
  )

print(avail)

# ─────────────────────────────────
       #### Open data ####
# ─────────────────────────────────

# check the unique values and their frequency 
table(val_orig$open_data)

# Calculation of overall open data proportion
open_data <- val_orig %>%
  filter(!is.na(open_data)) %>%                             
  summarise(
    total      = n(),                                       
    yes_count  = sum(tolower(open_data) == "yes"),          
    proportion = yes_count / total                          
  )

open_data

# Calculation of the proportion among original articles by year
open_data_year <- val_orig %>%
  filter(!is.na(open_data)) %>%                             
  group_by(year) %>%                                        
  summarise(
    total      = n(),                                       
    yes_count  = sum(tolower(open_data) == "yes"),          
    proportion = yes_count / total                          
  ) %>%
  ungroup()

# Plot the data
ggplot(open_data_year, aes(
  x    = factor(year),
  y    = proportion,
  fill = factor(year)                                     
)) +
  geom_col(color = "black", size = 0.2, width = 0.6) +        
  scale_fill_viridis_d(option = "D", name = "Année") +       
  scale_y_continuous(
    labels = percent_format(accuracy = 1),
    limits = c(0, 0.2),
    expand = expansion(c(0, 0.05))
  ) +
  labs(
    title = "Proportion of Open Data by year",
    x     = "Year",
    y     = "Proportion"
  ) +
  theme_minimal(base_size = 14) +
  theme(
    panel.grid.major.x = element_blank(),    
    panel.grid.minor.x = element_blank(),    
    axis.title.x        = element_text(face = "bold"),
    axis.text.x        = element_text(face = "bold"),
    axis.title.y        = element_text(face = "bold"),
    legend.position    = "none",
    plot.title         = element_text(hjust = 0.5, face = "bold", margin = margin(b = 10))
  )

résumé_data

# ─────────────────────────────────────────────────────────────────────────────
#                           #### Preprint ####
# ─────────────────────────────────────────────────────────────────────────────

# check the unique values and their frequency 
table(val_orig$preprint)

# Calculation of preprint proportion 
preprint <- val_orig %>%
  filter(!is.na(preprint)) %>%                            
  summarise(
    total             = n(),                              
    yes_preprint      = sum(tolower(preprint) == "yes"),  
    prop_yes_preprint = yes_preprint / total              
  )

print(preprint)

# ─────────────────────────────────────────────────────────────────────────────
#    #### Days elapsed between preprint and final publication ####
# ─────────────────────────────────────────────────────────────────────────────

days <- as.numeric(val_orig$`days from preprint`[val_orig$preprint == "Yes"],
                   units = "days")

mean_days <- mean(days, na.rm = TRUE)
sd_days   <- sd(days,   na.rm = TRUE)
n         <- sum(!is.na(days))

cat(sprintf("Preprint → publication : mean = %.1f days, SD = %.1f (n = %d)\n",
            mean_days, sd_days, n))

# ─────────────────────────────────────────────────────────────────────────────
#                  #### Average publication delay ####
# ─────────────────────────────────────────────────────────────────────────────
# Conversion into days and filtering of NA
val_orig3 <- val_orig %>%
  mutate(
    days = as.numeric(`days from submission`, units = "days")
  ) %>%
  filter(!is.na(days))


# Overall mean and standard deviation
overall_stats <- val_orig3 %>%
  summarise(
    avg_days = mean(days, na.rm = TRUE),
    sd_days  = sd(days,   na.rm = TRUE)
  )

# Display
cat("Average overall publication time:", round(overall_stats$avg_days, 1), "days\n")
cat("Standard deviation:", round(overall_stats$sd_days, 1), "days\n")


# ─────────────────────────────────────────────────────────────────────────────
#                  #### Summary figure ####
# ─────────────────────────────────────────────────────────────────────────────

# Add the combined variable "data_upon_request"
val_mod <- val_orig %>%
  mutate(
    data_upon_request = ifelse(
      data_state == "Yes" & open_data != "Yes", "Yes", "No"
    )
  )

practice_cols <- c(
  "data_upon_request",       
  "open_data", 
  "replication", 
  "preprint",
  "registered_report",
  "prereg", 
  "n_justification", 
  "hypo_tested"
)

df_long <- val_mod %>%
  select(any_of(practice_cols)) %>%
  pivot_longer(cols = everything(), names_to = "Practice", values_to = "Response") %>%
  mutate(yes = ifelse(tolower(Response) == "yes", 1, 0)) %>%
  group_by(Practice) %>%
  summarise(n = sum(yes)) %>%
  mutate(Proportion = n / nrow(val_mod))

# Add missing categories (set to 0 if absent)
expected_practices <- tibble(Practice = practice_cols)
df_long <- expected_practices %>%
  left_join(df_long, by = "Practice") %>%
  mutate(
    n = replace_na(n, 0),
    Proportion = replace_na(Proportion, 0)
  )

# Create formatted labels
df_long <- df_long %>%
  mutate(
    Practice_label = factor(Practice,
                            levels = practice_cols,
                            labels = c(
                              "Data\nupon request",        
                              "Open data",
                              "Replication",
                              "Preprint",
                              "Registered\nreport",
                              "Pre-registration",
                              "Sample size\njustification",
                              "Hypotheses"
                            )
    ),
    Percent = paste0(round(Proportion * 100), "%")
  )

# Plot data
plot_sum <- ggplot(df_long, aes(x = Practice_label, y = Proportion, fill = Practice_label)) +
  geom_col(width = 0.7) +
  geom_text(aes(label = Percent), vjust = -0.5, fontface = "bold", size = 6, color = "black") +
  scale_y_continuous(
    labels = scales::percent_format(accuracy = 1),
    limits = c(0, 0.4),
    breaks = seq(0, 0.5, by = 0.25),
    expand = expansion(mult = c(0, 0.05))
  ) +
  scale_fill_manual(values = c(
    "Data\nupon request"            = "#2c5d9f",
    "Open data"                     = "#177199",
    "Replication"                   = "#999999",
    "Preprint"                      = "#555555",
    "Registered\nreport"            = "#777777",
    "Pre-registration"              = "#1AA2A3",
    "Sample size\njustification"    = "#9CD94C",
    "Hypotheses"                    = "#3B0A4F"
  )) +
  labs(
    x = NULL,
    y = "Original articles",
    title = "Research Practices"
  ) +
  theme_classic(base_size = 14) +
  theme(
    axis.line       = element_line(color = "#000000", size = 0.5),
    axis.ticks      = element_line(color = "#000000"),
    axis.text.x     = element_text(size = 12, face = "bold", colour = "#000000"),
    axis.text.y     = element_text(size = 10, face = "bold", colour = "#000000"),
    axis.title.y    = element_text(size = 13.5, face = "bold", colour = "#000000", margin = margin(r = 12)),
    legend.position = "none",
    panel.grid.major = element_blank(),
    panel.grid.minor = element_blank(),
    plot.title      = element_text(hjust = 0.5, face = "bold", size = 16, colour = "#000000")
  )

print(plot_sum)

ggsave("C:/Users/franc/OneDrive - University of Ottawa/Doctorat Ottawa/3 - Article editing/Research practices' paper/Manuscript/Figures/summary research practice.png", plot = plot_sum, width = 12, height = 4, dpi = 600)
